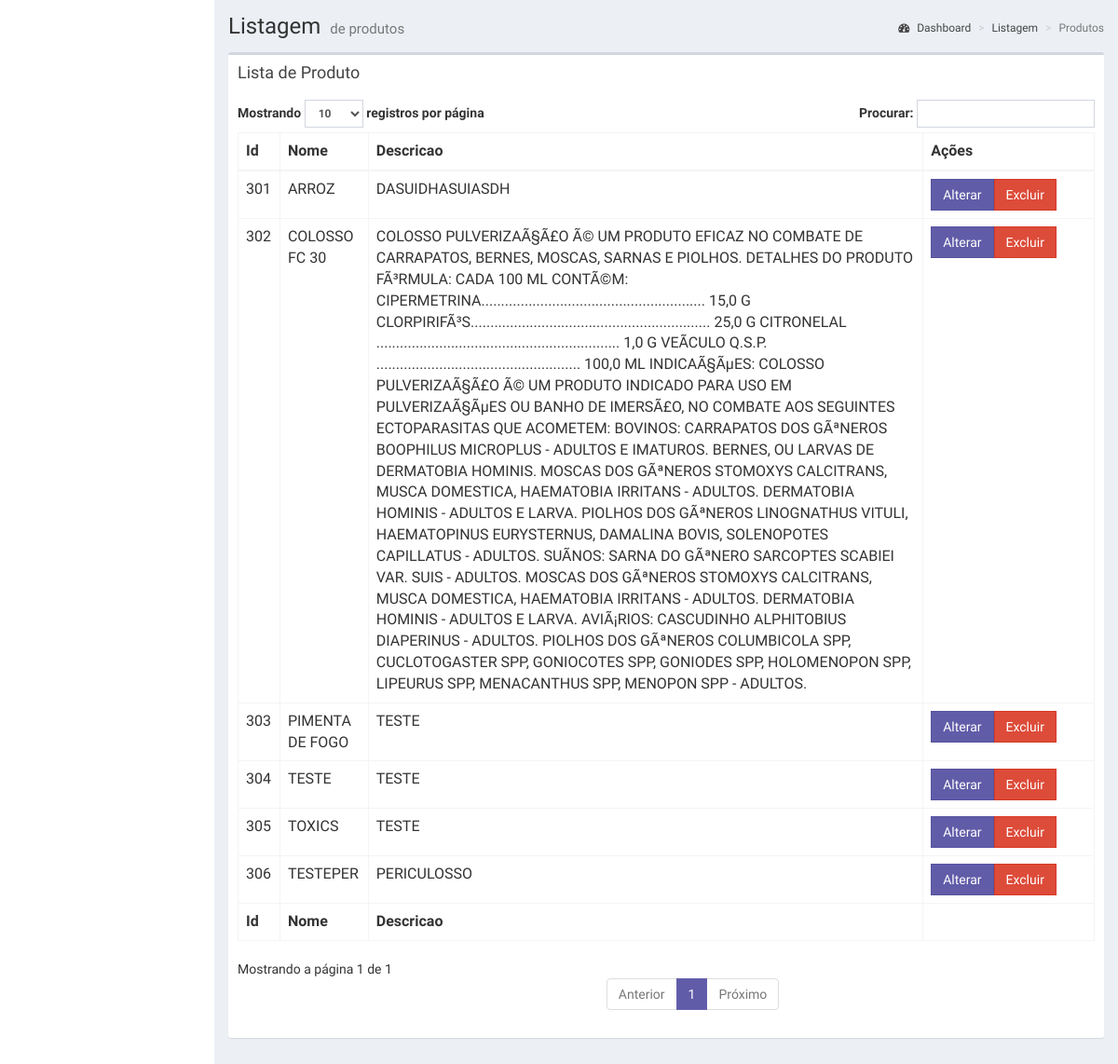
Page /controller/ProdutoController.php?q=listar (signed in) on the committed database.
### tables this page shows
CREATE TABLE `produto` (
  `id` int(11) NOT NULL,
  `nome` varchar(148) NOT NULL,
  `descricao` text NOT NULL,
  `preco` float(10,2) NOT NULL DEFAULT '0.00',
  `ativado` tinyint(1) NOT NULL DEFAULT '1',
  `imagemprincipal` varchar(100) DEFAULT '../imagens/noimg.png',
  `categoria_id` int(11) NOT NULL,
  `datacriacao` date DEFAULT NULL,
  `dataexclusao` date DEFAULT NULL,
  `dataultimaalteracao` date DEFAULT NULL,
  `usuario_id` int(11) NOT NULL,
  `periculosidade` int(11) NOT NULL
);

### model/Produto.php (called while the page is built, shortened)
<?php
require_once("Banco.php");
class Produto extends Banco
{
    function listarProduto()
    {
        $this->tabela = "produto";
        $this->campos = array("id", "nome", "descricao", "categoria_id", "periculosidade");
        $this->condicao = "ativado = 1 ";
        $this->subQntColunasConsulTabela = 2;
        $this->listar();
    }
}

### model/Banco.php (the view, shortened to what this page needs)
<?php
class Banco
{
    public $tabela;
    public $campos;
    public $condicao;
    public $subQntColunasConsulTabela;
    private function conexao()
    {
        $this->host = "localhost";
        $this->banco = "bd_chemistery";
        $this->usuario = "root";
        $this->senha = "";
        if (mysqli_connect($this->host, $this->usuario, $this->senha, $this->banco)) {
            return mysqli_connect($this->host, $this->usuario, $this->senha, $this->banco);
        } else {
            echo "Erro na conexao do banco";
            die();
        }
    }
    public function listar()
    {
        $this->sql = "SELECT * FROM " . $this->tabela . " WHERE " . $this->condicao . " order by id desc";
        $this->query = mysqli_query($this->conexao(), $this->sql);
        if (mysqli_num_rows($this->query) > 0) {
            $this->gerarHeadPaginas();
            echo "
<body>
<div class='content-wrapper'>
";
            $this->gerarCabecarioTabelaAdmin($this->tabela);
            $stringParametros = "";
            $cont = count($this->campos);
            for ($i = 0; $i < $cont - $this->subQntColunasConsulTabela; $i++) {
                echo "<th>" . ucfirst(str_replace("_", " ",$this->campos[$i])) . "</th>";
            }
            echo "<th>Ações</th>";
            echo " </tr>
                </thead>";
            echo "<tbody>";
            while ($r = mysqli_fetch_array($this->query, MYSQLI_ASSOC)) {
                echo "<tr>";
                for ($i = 0; $i < count($this->campos) - $this->subQntColunasConsulTabela; $i++) {
                    echo strtoupper("<td>" . str_replace("_", " ", $r[$this->campos[$i]]) . "</td>");
                }
                for ($i = 0; $i < $cont; $i++) {
                    if ($i < $cont - 1) {
                        $stringParametros .= $this->campos[$i] . "=" . $r[$this->campos[$i]] . "&";
                    } else {
                        $stringParametros .= $this->campos[$i] . "=" . $r[$this->campos[$i]];
                    }
                }
                echo "<td style='width:180px;'>";
                if ($this->tabela != "pergunta") {
                    echo "<a class='btn btn-flat bg-purple' style='border-color: #5753a0; background-color: #605ca8 !important;' href='../view/frmAlterar" . ucfirst($this->tabela) . ".php?" . $stringParametros . "'>Alterar</a>";
                }
                $stringParametros = "";
                echo "<a class='btn btn-flat btn-danger' href='../controller/" . ucfirst($this->tabela) . "Controller.php?q=excluir&id=" . $r[$this->campos[0]] . "'>Excluir</a>";
                echo "</tr>";
            }
            echo "    </tbody>";
            echo "
            <tfoot><tr>
                      ";
            $cont = count($this->campos);
            for ($i = 0; $i < $cont - $this->subQntColunasConsulTabela; $i++) {
                echo "
                        <th>" . ucfirst(str_replace("_", " ",$this->campos[$i])) . "</th> ";
            }
            echo " </tr>
                    </tfoot>
                  </table>
                </div>
              </div>
              </section>
              </div>
    <script src='../plugins/jQuery/jQuery-2.1.4.min.js'></script>
    <script src='../bootstrap/js/bootstrap.min.js'></script>
    <script src='../plugins/datatables/jquery.dataTables.min.js'></script>
    <script src='../plugins/datatables/dataTables.bootstrap.min.js'></script>
    <script src='../plugins/slimScroll/jquery.slimscroll.min.js'></script>
    <script src='../plugins/fastclick/fastclick.min.js'></script>
    <script src='../dist/js/app.min.js'></script>
    <script src='../dist/js/demo.js'></script>
    <script>
      $(function () {
        $('#tabela').DataTable({
        language: {
            lengthMenu: 'Mostrando _MENU_ registros por página',
            zeroRecords: 'Nada encontrado - me desculpe :(',
            info: 'Mostrando a página  _PAGE_  de  _PAGES_',
            infoEmpty: 'Sem registros disponíveis',
            infoFiltered: '(filtrado de um total de _MAX_ registros)',
            search: 'Procurar: ',
            paginate: {
        first: 'Primeiro',
        last: 'Ultimo',
        next: 'Próximo',
        previous: 'Anterior'
    }
        }
        });
//        $('#tabela').DataTable({
//          'paging': false,
//          'lengthChange': false,
//          'searching': false,
//          'ordering': false,
//          'info': false,
//          'autoWidth': false
//
//        });
      });
    </script>
             </body>
              </html>";
        }
    }
    public function gerarHeadPaginas()
    {
        echo "<html>
    <head>
        <meta content='width=device-width, initial-scale=1, maximum-scale=1, user-scalable=no' name='viewport' content=\"no-cache\">
        <link rel='stylesheet' href='../bootstrap/css/bootstrap.min.css'>
        <link rel='stylesheet' href='https://maxcdn.bootstrapcdn.com/font-awesome/4.4.0/css/font-awesome.min.css'>
        <link rel='stylesheet' href='https://code.ionicframework.com/ionicons/2.0.1/css/ionicons.min.css'>
        <link rel='stylesheet' href='../dist/css/AdminLTE.min.css'>
        <link rel='stylesheet' href='../dist/css/skins/_all-skins.min.css'>
        <link rel='stylesheet' href='../plugins/iCheck/flat/blue.css'>
        <link rel='stylesheet' href='../plugins/datepicker/datepicker3.css'>
        <link rel='stylesheet' href='../plugins/daterangepicker/daterangepicker-bs3.css'>
        <link rel='stylesheet' href='../plugins/bootstrap-wysihtml5/bootstrap3-wysihtml5.min.css'>
        <style>
            #tabela_filter {
                text-align: right !important;
            }
            .active a{
            background-color: #605ca8 !important;
            border-color: #6662af !important;
            }
        </style>
    </head>";
    }
    public function gerarCabecarioTabelaAdmin($tabela)
    {
        echo "<section class='content-header'>
          <h1>
            Listagem
            <small>de " . $tabela . "s</small>
          </h1>
          <ol class='breadcrumb'>
            <li><a href='#'><i class='fa fa-dashboard'></i> Dashboard</a></li>
            <li><a href='#'>Listagem</a></li>
            <li class='active'>" . ucfirst($tabela) . "s</li>
          </ol>
        </section>
        <section class='content'>
<div class='box'>
                <div class='box-header'>
                  <h3 class='box-title'>Lista de " . ucfirst($tabela) . "</h3>
                </div>
                <div class='box-body'>
                  <table id='tabela' class='table table-bordered table-hover'>
                    <thead>
                      <tr>
                      ";
    }
}

### rows in the picture
produto: id "306", nome "TESTEPER", descricao "PERICULOSSO"
produto: id "305", nome "TOXICS", descricao "TESTE"
produto: id "304", nome "TESTE", descricao "TESTE"
produto: id "303", nome "PIMENTA DE FOGO", descricao "TESTE"
produto: id "302", nome "COLOSSO FC 30", descricao "COLOSSO PULVERIZAÃ§Ã£O Ã© UM PRODUTO EFICAZ NO COMBATE DE CARRAPATOS, BERNES, MOSCAS, SARNAS E PIOLHOS. DETALHES DO PRODUTO FÃ³RMULA: CADA 100 ML CONTÃ©M: CIPERMETRINA......................................................... 15,0 G CLORPIRIFÃ³S............................................................. 25,0 G CITRONELAL .............................................................. 1,0 G VEÃ­CULO Q.S.P. .................................................... 100,0 ML INDICAÃ§ÃµES: COLOSSO PULVERIZAÃ§Ã£O Ã© UM PRODUTO INDICADO PARA USO EM PULVERIZAÃ§ÃµES OU BANHO DE IMERSÃ£O, NO COMBATE AOS SEGUINTES ECTOPARASITAS QUE ACOMETEM: BOVINOS: CARRAPATOS DOS GÃªNEROS BOOPHILUS MICROPLUS - ADULTOS E…"
produto: id "301", nome "ARROZ", descricao "DASUIDHASUIASDH"

### other values in the picture
$tabela "produto"
$tabela "Produto"
str_replace("_", " ",$this->campos[$i]) "Id"
str_replace("_", " ",$this->campos[$i]) "Nome"
str_replace("_", " ",$this->campos[$i]) "Descricao"
